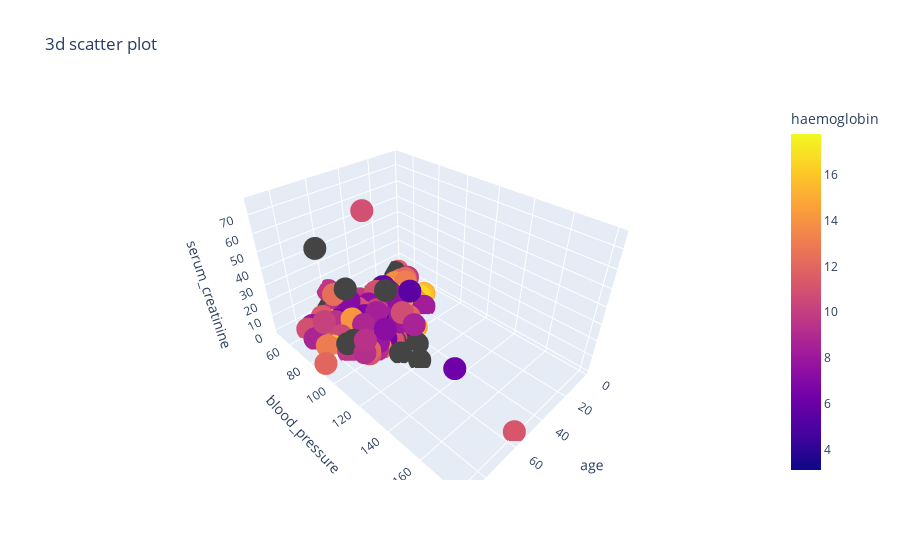

The code cell stored with this chart in its notebook:
### Code cell
fig = px.scatter_3d(df, x = 'age' , y = 'blood_pressure', z = 'serum_creatinine', color = 'haemoglobin', title = "3d scatter plot" )
fig.show()

### Figure 1 — Plotly figure (JSON) as saved in the notebook; plotly's stock layout.template omitted (floating-point values rounded to 4 significant figures; data arrays with more than 128 entries replaced by an {"elided": "..."} marker saying what was removed)
{"data": [{"hovertemplate": "age=%{x}<br>blood_pressure=%{y}<br>serum_creatinine=%{z}<br>haemoglobin=%{marker.color}<extra></extra>", "legendgroup": "", "marker": {"color": {"elided": "400 float values"}, "coloraxis": "coloraxis", "symbol": "circle"}, "mode": "markers", "name": "", "scene": "scene", "showlegend": false, "type": "scatter3d", "x": {"elided": "400 int values"}, "y": {"elided": "400 int values"}, "z": {"elided": "400 float values"}}], "layout": {"autosize": true, "coloraxis": {"colorbar": {"title": {"text": "haemoglobin"}}, "colorscale": [[0, "#0d0887"], [0.1111, "#46039f"], [0.2222, "#7201a8"], [0.3333, "#9c179e"], [0.4444, "#bd3786"], [0.5556, "#d8576b"], [0.6667, "#ed7953"], [0.7778, "#fb9f3a"], [0.8889, "#fdca26"], [1, "#f0f921"]]}, "legend": {"tracegroupgap": 0}, "scene": {"aspectmode": "auto", "aspectratio": {"x": 0.9236, "y": 1.364, "z": 0.7935}, "domain": {"x": [0, 1], "y": [0, 1]}, "xaxis": {"title": {"text": "age"}, "type": "linear"}, "yaxis": {"title": {"text": "blood_pressure"}, "type": "linear"}, "zaxis": {"title": {"text": "serum_creatinine"}, "type": "linear"}}, "title": {"text": "3d scatter plot"}}}
